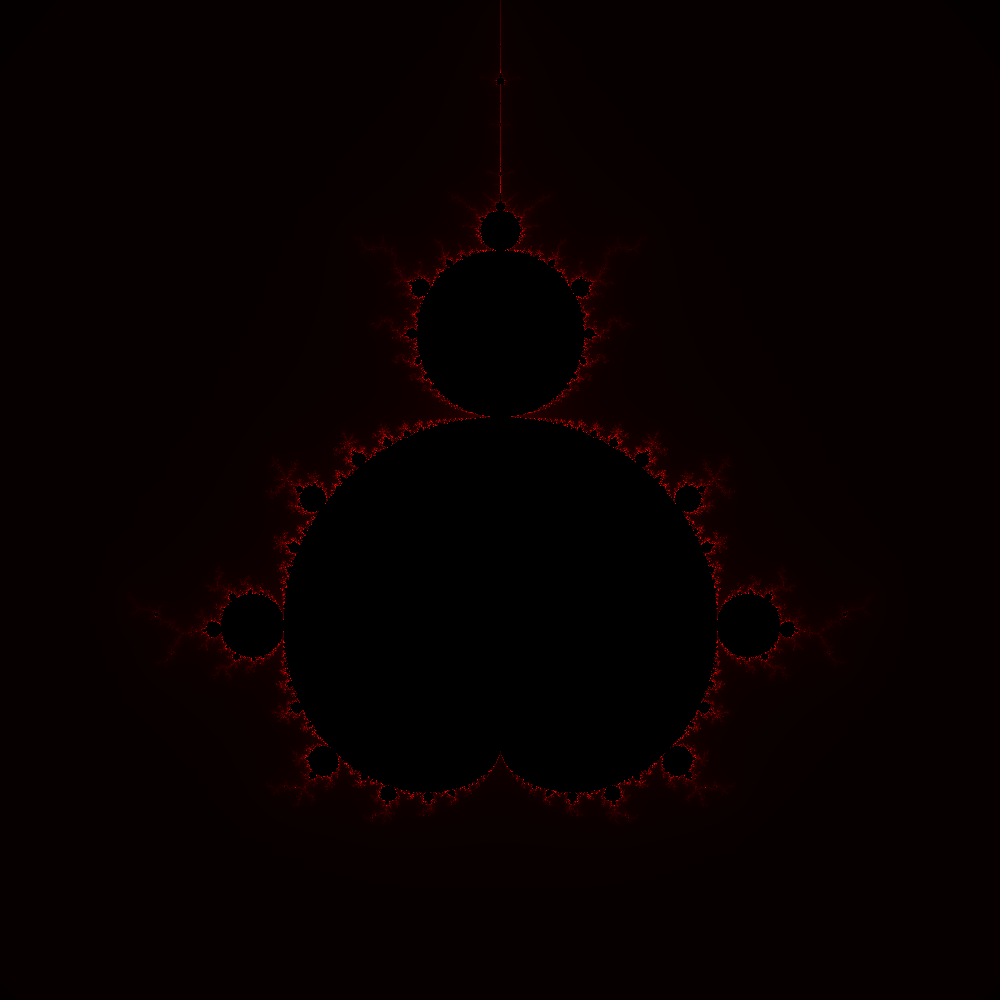

Generate this figure with Python:
from PIL import Image
import numpy as np
from numba import jit

@jit(nopython=True)
def calc(a,b): 
    c = complex(a,b)
    z = 0
    for i in range(255):
        z = z*z + c 
        if abs(z) > 10**10:
            return i
    return 0

@jit()
def mandel():
    img = np.zeros((1000,1000,3), dtype=np.uint8)
    startx = -2
    starty = -1.5
    delta = 3/1000
    a = startx
    b = starty
    for x in range(1000):
        for y in range(1000):
            img[x,y, 0] = calc(a, b)
            b += delta
        a += delta
        b = starty
    return img

Image.fromarray(mandel()).save('mandel2.png')
[[1,2,3],[4,5,6],[7,8,9]]
[[10,11,12],[13,14,15],[16,17,18]]